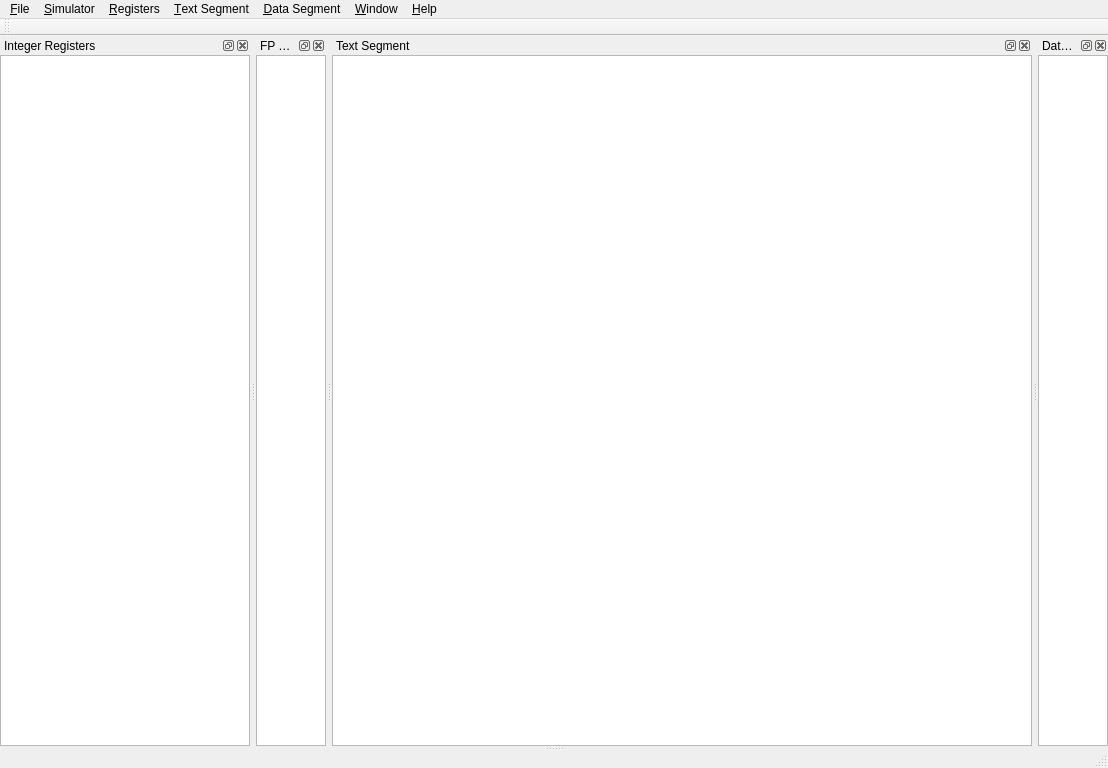
<?xml version="1.0" encoding="UTF-8"?>
<ui version="4.0">
 <class>SpimView</class>
 <widget class="QMainWindow" name="SpimView">
  <property name="geometry">
   <rect>
    <x>0</x>
    <y>0</y>
    <width>1024</width>
    <height>768</height>
   </rect>
  </property>
  <property name="windowTitle">
   <string>SpimView</string>
  </property>
  <property name="dockOptions">
   <set>QMainWindow::AnimatedDocks|QMainWindow::ForceTabbedDocks|QMainWindow::VerticalTabs</set>
  </property>
  <widget class="QTextEdit" name="centralWidget">
   <property name="undoRedoEnabled">
    <bool>false</bool>
   </property>
   <property name="readOnly">
    <bool>true</bool>
   </property>
  </widget>
  <widget class="QMenuBar" name="menuBar">
   <property name="geometry">
    <rect>
     <x>0</x>
     <y>0</y>
     <width>1024</width>
     <height>21</height>
    </rect>
   </property>
   <widget class="QMenu" name="menu_File">
    <property name="title">
     <string>&amp;File</string>
    </property>
    <addaction name="action_File_Load"/>
    <addaction name="action_File_Reload"/>
    <addaction name="separator"/>
    <addaction name="action_File_SaveLog"/>
    <addaction name="separator"/>
    <addaction name="action_File_Exit"/>
   </widget>
   <widget class="QMenu" name="menu_Simulator">
    <property name="title">
     <string>&amp;Simulator</string>
    </property>
    <addaction name="action_Sim_ClearRegisters"/>
    <addaction name="action_Sim_Reinitialize"/>
    <addaction name="separator"/>
    <addaction name="action_Sim_Run"/>
    <addaction name="action_Sim_SingleStep"/>
    <addaction name="action_Sim_MultipleStep"/>
    <addaction name="separator"/>
    <addaction name="action_Sim_SetBreakpoint"/>
    <addaction name="action_Sim_ListBreakpoints"/>
    <addaction name="separator"/>
    <addaction name="action_Sim_SetMemoryLocation"/>
    <addaction name="separator"/>
    <addaction name="action_Sim_DisplaySymbols"/>
    <addaction name="separator"/>
    <addaction name="action_Sim_Settings"/>
   </widget>
   <widget class="QMenu" name="menu_Registers">
    <property name="title">
     <string>&amp;Registers</string>
    </property>
    <addaction name="action_Reg_DisplayBinary"/>
    <addaction name="action_Reg_DisplayOctal"/>
    <addaction name="action_Reg_DisplayHex"/>
    <addaction name="action_Reg_DisplayDecimal"/>
    <addaction name="action_Reg_DisplayChar"/>
   </widget>
   <widget class="QMenu" name="menu_Text_Segment">
    <property name="title">
     <string>&amp;Text Segment</string>
    </property>
    <addaction name="action_Text_DisplayUserText"/>
    <addaction name="action_Text_DisplayKernelText"/>
    <addaction name="separator"/>
    <addaction name="action_Text_NarrowRange"/>
    <addaction name="action_Text_DisplayComments"/>
    <addaction name="action_Text_DisplayInstructionValue"/>
   </widget>
   <widget class="QMenu" name="menu_Data_Segment">
    <property name="title">
     <string>&amp;Data Segment</string>
    </property>
    <addaction name="action_Data_DisplayUserData"/>
    <addaction name="action_Data_DisplayUserStack"/>
    <addaction name="action_Data_DisplayKernelData"/>
    <addaction name="separator"/>
    <addaction name="separator"/>
    <addaction name="action_Data_DisplayBinary"/>
    <addaction name="action_Data_DisplayOctal"/>
    <addaction name="action_Data_DisplayHex"/>
    <addaction name="action_Data_DisplayDecimal"/>
   </widget>
   <widget class="QMenu" name="menu_Window">
    <property name="title">
     <string>&amp;Window</string>
    </property>
    <addaction name="action_Win_IntRegisters"/>
    <addaction name="action_Win_FPRegisters"/>
    <addaction name="action_Win_TextSegment"/>
    <addaction name="action_Win_Data_Segment"/>
    <addaction name="action_Win_Console"/>
    <addaction name="action_Win_Messages"/>
    <addaction name="separator"/>
    <addaction name="action_Win_ClearConsole"/>
    <addaction name="action_Win_Toolbar"/>
   </widget>
   <widget class="QMenu" name="menu_Help">
    <property name="title">
     <string>&amp;Help</string>
    </property>
    <addaction name="action_Help_ViewHelp"/>
    <addaction name="action_Help_AboutSPIM"/>
   </widget>
   <addaction name="menu_File"/>
   <addaction name="menu_Simulator"/>
   <addaction name="menu_Registers"/>
   <addaction name="menu_Text_Segment"/>
   <addaction name="menu_Data_Segment"/>
   <addaction name="menu_Window"/>
   <addaction name="menu_Help"/>
  </widget>
  <widget class="QToolBar" name="main_Win_ToolBar">
   <attribute name="toolBarArea">
    <enum>TopToolBarArea</enum>
   </attribute>
   <attribute name="toolBarBreak">
    <bool>false</bool>
   </attribute>
  </widget>
  <widget class="QStatusBar" name="statusBar"/>
  <widget class="QDockWidget" name="IntRegDockWidget">
   <property name="allowedAreas">
    <set>Qt::TopDockWidgetArea</set>
   </property>
   <property name="windowTitle">
    <string>Integer Registers</string>
   </property>
   <attribute name="dockWidgetArea">
    <number>4</number>
   </attribute>
   <widget class="QTextEdit" name="IntRegTextEdit">
    <property name="minimumSize">
     <size>
      <width>250</width>
      <height>600</height>
     </size>
    </property>
    <property name="undoRedoEnabled">
     <bool>false</bool>
    </property>
    <property name="readOnly">
     <bool>true</bool>
    </property>
   </widget>
  </widget>
  <widget class="QDockWidget" name="FPRegDockWidget">
   <property name="allowedAreas">
    <set>Qt::TopDockWidgetArea</set>
   </property>
   <property name="windowTitle">
    <string>FP Registers</string>
   </property>
   <attribute name="dockWidgetArea">
    <number>4</number>
   </attribute>
   <widget class="QTextEdit" name="FPRegTextEdit">
    <property name="undoRedoEnabled">
     <bool>false</bool>
    </property>
    <property name="readOnly">
     <bool>true</bool>
    </property>
   </widget>
  </widget>
  <widget class="QDockWidget" name="TextSegDockWidget">
   <property name="sizePolicy">
    <sizepolicy hsizetype="Preferred" vsizetype="Preferred">
     <horstretch>0</horstretch>
     <verstretch>0</verstretch>
    </sizepolicy>
   </property>
   <property name="allowedAreas">
    <set>Qt::BottomDockWidgetArea|Qt::TopDockWidgetArea</set>
   </property>
   <property name="windowTitle">
    <string>Text Segment</string>
   </property>
   <attribute name="dockWidgetArea">
    <number>4</number>
   </attribute>
   <widget class="QTextEdit" name="TextSegmentTextEdit">
    <property name="minimumSize">
     <size>
      <width>700</width>
      <height>600</height>
     </size>
    </property>
    <property name="undoRedoEnabled">
     <bool>false</bool>
    </property>
    <property name="readOnly">
     <bool>true</bool>
    </property>
   </widget>
  </widget>
  <widget class="QDockWidget" name="DataSegDockWidget">
   <property name="allowedAreas">
    <set>Qt::TopDockWidgetArea</set>
   </property>
   <property name="windowTitle">
    <string>Data Segment</string>
   </property>
   <attribute name="dockWidgetArea">
    <number>4</number>
   </attribute>
   <widget class="QTextEdit" name="DataSegTextEdit">
    <property name="undoRedoEnabled">
     <bool>false</bool>
    </property>
    <property name="readOnly">
     <bool>true</bool>
    </property>
   </widget>
  </widget>
  <action name="action_File_Load">
   <property name="text">
    <string>&amp;Load File</string>
   </property>
  </action>
  <action name="action_File_SaveLog">
   <property name="text">
    <string>&amp;Save Log File</string>
   </property>
  </action>
  <action name="action_File_Exit">
   <property name="text">
    <string>&amp;Exit</string>
   </property>
  </action>
  <action name="action_Sim_ClearRegisters">
   <property name="text">
    <string>&amp;Clear Registers</string>
   </property>
  </action>
  <action name="action_Sim_Reinitialize">
   <property name="text">
    <string>Re&amp;initialize Simulator</string>
   </property>
  </action>
  <action name="action_File_Reload">
   <property name="text">
    <string>Re&amp;intialize and Load File</string>
   </property>
  </action>
  <action name="action_Sim_Run">
   <property name="text">
    <string>&amp;Run</string>
   </property>
  </action>
  <action name="action_Sim_SingleStep">
   <property name="text">
    <string>&amp;Single Step</string>
   </property>
  </action>
  <action name="action_Sim_MultipleStep">
   <property name="text">
    <string>&amp;Multiple Step</string>
   </property>
  </action>
  <action name="action_Sim_SetBreakpoint">
   <property name="text">
    <string>Set&amp;Breakpoint</string>
   </property>
  </action>
  <action name="action_Sim_ListBreakpoints">
   <property name="text">
    <string>&amp;List Breakpoints</string>
   </property>
  </action>
  <action name="action_Sim_SetMemoryLocation">
   <property name="text">
    <string>Change &amp;Memory Location</string>
   </property>
  </action>
  <action name="action_Sim_DisplaySymbols">
   <property name="text">
    <string>&amp;Display Symbols</string>
   </property>
  </action>
  <action name="action_Sim_Settings">
   <property name="text">
    <string>Settings</string>
   </property>
  </action>
  <action name="action_Reg_DisplayBinary">
   <property name="checkable">
    <bool>true</bool>
   </property>
   <property name="text">
    <string>Binary</string>
   </property>
  </action>
  <action name="action_Reg_DisplayOctal">
   <property name="checkable">
    <bool>true</bool>
   </property>
   <property name="text">
    <string>Octal</string>
   </property>
  </action>
  <action name="action_Reg_DisplayHex">
   <property name="checkable">
    <bool>true</bool>
   </property>
   <property name="checked">
    <bool>true</bool>
   </property>
   <property name="text">
    <string>Hex</string>
   </property>
  </action>
  <action name="action_Reg_DisplayDecimal">
   <property name="checkable">
    <bool>true</bool>
   </property>
   <property name="text">
    <string>Decimal</string>
   </property>
  </action>
  <action name="action_Reg_DisplayChar">
   <property name="checkable">
    <bool>true</bool>
   </property>
   <property name="text">
    <string>Char</string>
   </property>
  </action>
  <action name="action_Text_DisplayUserText">
   <property name="checkable">
    <bool>true</bool>
   </property>
   <property name="checked">
    <bool>true</bool>
   </property>
   <property name="text">
    <string>User Text</string>
   </property>
  </action>
  <action name="action_Text_DisplayKernelText">
   <property name="checkable">
    <bool>true</bool>
   </property>
   <property name="checked">
    <bool>true</bool>
   </property>
   <property name="text">
    <string>Kernel Text</string>
   </property>
  </action>
  <action name="action_Text_NarrowRange">
   <property name="text">
    <string>Narrow Display</string>
   </property>
  </action>
  <action name="action_Text_DisplayComments">
   <property name="checkable">
    <bool>true</bool>
   </property>
   <property name="checked">
    <bool>true</bool>
   </property>
   <property name="text">
    <string>Comments</string>
   </property>
  </action>
  <action name="action_Text_DisplayInstructionValue">
   <property name="checkable">
    <bool>true</bool>
   </property>
   <property name="checked">
    <bool>true</bool>
   </property>
   <property name="text">
    <string>Instruction Value</string>
   </property>
  </action>
  <action name="action_Data_DisplayUserData">
   <property name="checkable">
    <bool>true</bool>
   </property>
   <property name="checked">
    <bool>true</bool>
   </property>
   <property name="text">
    <string>User Data</string>
   </property>
  </action>
  <action name="action_Data_DisplayUserStack">
   <property name="checkable">
    <bool>true</bool>
   </property>
   <property name="checked">
    <bool>true</bool>
   </property>
   <property name="text">
    <string>User Stack</string>
   </property>
  </action>
  <action name="action_Data_DisplayKernelData">
   <property name="checkable">
    <bool>true</bool>
   </property>
   <property name="checked">
    <bool>true</bool>
   </property>
   <property name="text">
    <string>Kernel Data</string>
   </property>
  </action>
  <action name="action_Data_NarrowDisplay">
   <property name="text">
    <string>Narrow Display</string>
   </property>
  </action>
  <action name="action_Data_DisplayBinary">
   <property name="checkable">
    <bool>true</bool>
   </property>
   <property name="text">
    <string>Binary</string>
   </property>
  </action>
  <action name="action_Data_DisplayOctal">
   <property name="checkable">
    <bool>true</bool>
   </property>
   <property name="text">
    <string>Octal</string>
   </property>
  </action>
  <action name="action_Data_DisplayHex">
   <property name="checkable">
    <bool>true</bool>
   </property>
   <property name="checked">
    <bool>true</bool>
   </property>
   <property name="text">
    <string>Hex</string>
   </property>
  </action>
  <action name="action_Data_DisplayDecimal">
   <property name="checkable">
    <bool>true</bool>
   </property>
   <property name="text">
    <string>Decimal</string>
   </property>
  </action>
  <action name="actionString">
   <property name="checkable">
    <bool>true</bool>
   </property>
   <property name="text">
    <string>String</string>
   </property>
  </action>
  <action name="action_Win_IntRegisters">
   <property name="checkable">
    <bool>true</bool>
   </property>
   <property name="checked">
    <bool>true</bool>
   </property>
   <property name="text">
    <string>Integer Registers</string>
   </property>
  </action>
  <action name="action_Win_FPRegisters">
   <property name="checkable">
    <bool>true</bool>
   </property>
   <property name="checked">
    <bool>true</bool>
   </property>
   <property name="text">
    <string>FP Registers</string>
   </property>
  </action>
  <action name="action_Win_TextSegment">
   <property name="checkable">
    <bool>true</bool>
   </property>
   <property name="checked">
    <bool>true</bool>
   </property>
   <property name="text">
    <string>Text Segment</string>
   </property>
  </action>
  <action name="action_Win_Data_Segment">
   <property name="checkable">
    <bool>true</bool>
   </property>
   <property name="checked">
    <bool>true</bool>
   </property>
   <property name="text">
    <string>Data Segment</string>
   </property>
  </action>
  <action name="action_Win_Console">
   <property name="checkable">
    <bool>true</bool>
   </property>
   <property name="checked">
    <bool>true</bool>
   </property>
   <property name="text">
    <string>Console</string>
   </property>
  </action>
  <action name="action_Win_Messages">
   <property name="checkable">
    <bool>true</bool>
   </property>
   <property name="checked">
    <bool>true</bool>
   </property>
   <property name="text">
    <string>SPIM Messages</string>
   </property>
  </action>
  <action name="action_Win_ClearConsole">
   <property name="text">
    <string>Clear Console</string>
   </property>
  </action>
  <action name="action_Win_Toolbar">
   <property name="checkable">
    <bool>true</bool>
   </property>
   <property name="checked">
    <bool>true</bool>
   </property>
   <property name="text">
    <string>Toolbar</string>
   </property>
  </action>
  <action name="actionStatus_Bar">
   <property name="text">
    <string>Status Bar</string>
   </property>
  </action>
  <action name="action_Help_ViewHelp">
   <property name="text">
    <string>View Help</string>
   </property>
  </action>
  <action name="action_Help_AboutSPIM">
   <property name="text">
    <string>About SPIM</string>
   </property>
  </action>
 </widget>
 <layoutdefault spacing="6" margin="11"/>
 <resources/>
 <connections/>
</ui>
